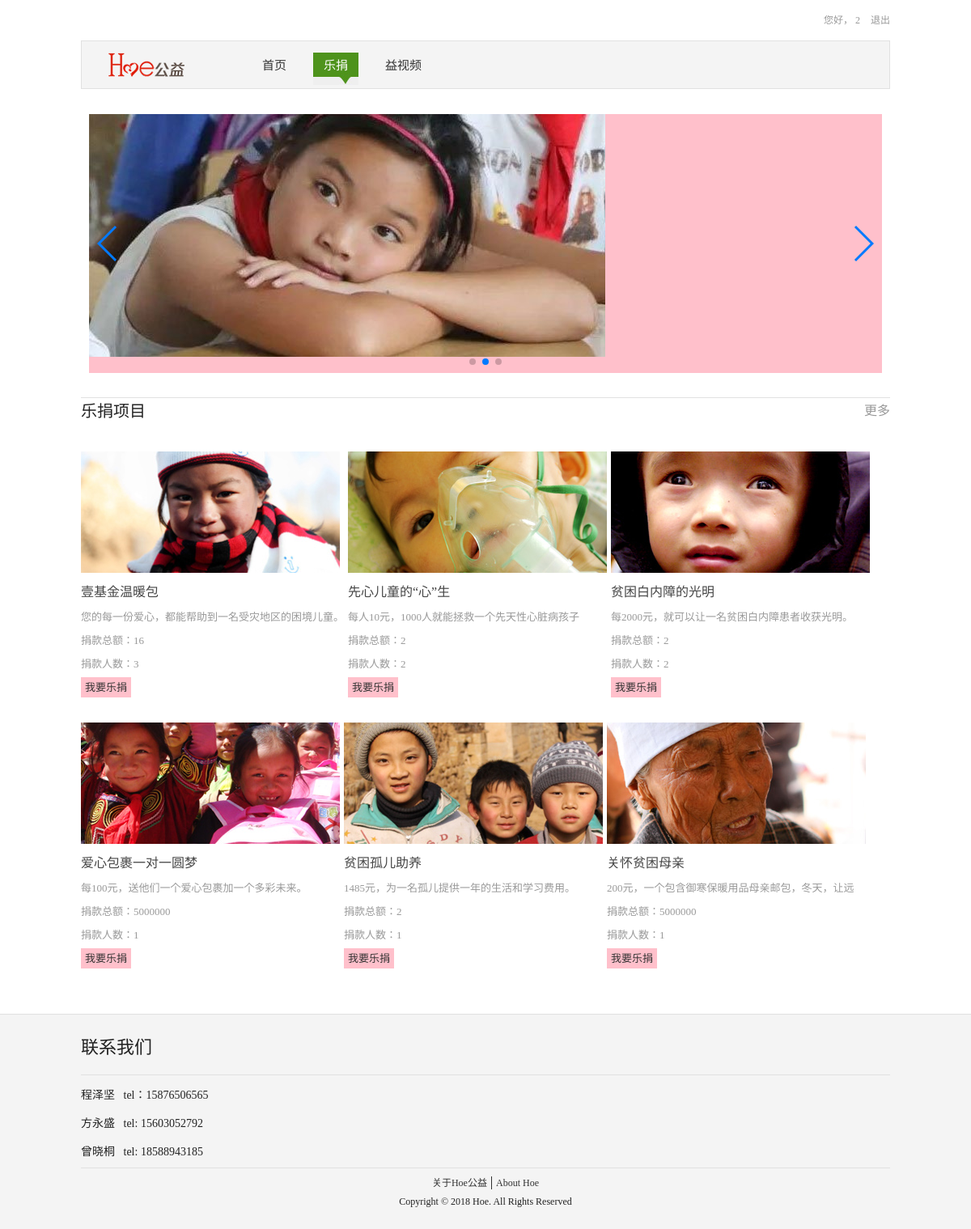
Page /public_benefit/lejuan.php (signed in) on the committed database.
### tables this page shows
CREATE TABLE IF NOT EXISTS `lejuan` (
  `id` int(11) NOT NULL AUTO_INCREMENT,
  `img` varchar(200) NOT NULL,
  `title` varchar(200) NOT NULL,
  `text` varchar(200) NOT NULL,
  `num` int(11) NOT NULL,
  `rc` int(200) NOT NULL,
  PRIMARY KEY (`id`)
);

### public_benefit/lejuan.php (the view, shortened to what this page needs)
<!DOCTYPE html PUBLIC "-//W3C//DTD XHTML 1.0 Transitional//EN" "http://www.w3.org/TR/xhtml1/DTD/xhtml1-transitional.dtd">
<html xmlns="http://www.w3.org/1999/xhtml">
<head>
<link rel="stylesheet" href="./css/reset.css">
<link rel="stylesheet" href="./css/lejuan.css">
</head>
<body>
<div class="hoe_container">
	  <div class="hoe_header">
  	         <?php
               if(isset($_SESSION['username'])){
                  echo  '<div class="hoe_header_exit"> <span>您好， ';
                     echo  $_SESSION['username'];
                     echo '  </span>
				           	       <a href="./exit.php?exit=1">退出</a>
		                 </div> ';
               }
  	         ?>
	  </div>
	  <div class="hoe_nav">
	           <div class="hoe_nav_logo">
		  	   		<a href="#"><img src="./img/logo.png" alt="" /></a>
		  	   </div>
			  	<ul>
			  		<li>
			  			<a  href="./index.php">首页</a>
			  		</li>
			  		<li>
			  			<a class="now" href="./lejuan.php">乐捐</a>
			  		</li>
			  		<li>
			  			<a href="./yishipin.php">益视频</a>
			  		</li>
			  	</ul>
	  </div>
	  <div class="lbbox">
	  	   <div class="swiper-wrapper">
					      <div class="swiper-slide"><a href=""><img src="./img/lejuan/lbt2.jpg" alt="" /></a>
					      </div>
				    </div>
				  <div class="swiper-pagination"></div>
				    <div class="swiper-button-next"> </div>
				    <div class="swiper-button-prev"> </div>
  	  </div>
	 <div class="hoe_main">
	 	<div class="hoe_main_title">
	 		<h3>乐捐项目</h3>
	 		<a href="">更多</a>
	 	</div>
        <div class="box">
        	<ul>
               <?php
       include "include/connect.php";
	  $query="select * from lejuan ";
	  $result=mysqli_query($link,$query);
	  while($row=mysqli_fetch_array($result)){
	  ?>
        		<li>
        		    <a href="lejuan1.php?id=<?php echo $row['id']; ?>"><img src="<?php echo $row['img'] ?>" alt="" /></a>
        			<p><a href="lejuan1.php?id=<?php echo $row['id']; ?>"><?php echo $row['title']; ?></a></p>
        			<p><?php
                       if(strlen($row['text'])>=25){
                       	echo mb_substr($row['text'], 0,25,'utf-8');
                       }else{
                       	echo $row['text'];
                       }
        			?></p>
        			<p>捐款总额：<?php echo $row['num'] ?></p>
        			<p>捐款人数：<?php echo $row['rc'] ?></p>
        			<a href="lejuan1.php?id=<?php echo $row['id']; ?>"  class="lj" >我要乐捐</a>
           		</li>
		  <?php
		  }
          ?>
        	</ul>
        </div>
	 </div>
</div>
	<?php
      include "include/footer.php";
	 ?>
</body>
</html>

### public_benefit/css/lejuan.css (style rules this page uses)
html ,body { width: 100%; }
.hoe_container { margin: 0 auto; min-width: 640px; width: 1000px; }
.hoe_header { width: 1000px; height: 30px; background: #fff; margin-top: 10px; }
.hoe_header .hoe_header_exit { float: right; }
.hoe_header .hoe_header_exit span { color: #999; font-size: 12px; }
.hoe_header .hoe_header_exit a { font-size: 12px; color: #999; line-height: 30px; margin-left: 10px; }
.hoe_nav { border: 1px solid #e1e1e1; width: 100%; height: 60px; background: #f4f4f4; margin-top: 10px; line-height: 60px; }
.hoe_nav .hoe_nav_logo { float: left; width: 200px; padding-top: 10px; }
.hoe_nav ul { padding: 0 15px; width: 100%; height: 60px; }
.hoe_nav ul li { float: left; padding: 0 10px; }
.hoe_nav ul li .now { background: url('../img/top_menu_bg.jpg'); color: #fff; }
.hoe_nav ul li a { display: inline-block; font-family: "微软雅黑", "黑体"; font-size: 15px; height: 40px; line-height: 33px; padding: 0 13px; }
.lbbox { position: relative; float: left; margin-left: 10px; margin-top: 30px ; width: 980px; height: 320px; background: pink; overflow: hidden; }
.swiper-button-prev, .swiper-button-next { position: absolute; top: 50%; width: 27px; height: 44px; margin-top: -22px; z-index: 10; cursor: pointer; background-size: 27px 44px; background-position: center; background-repeat: no-repeat; }
.swiper-button-prev, .swiper-container-rtl .swiper-button-next { left: 10px; right: auto; }
.swiper-button-next, .swiper-container-rtl .swiper-button-prev { right: 10px; left: auto; }
.swiper-pagination { position: absolute; text-align: center; -webkit-transition: 300ms opacity; -o-transition: 300ms opacity; transition: 300ms opacity; -webkit-transform: translate3d(0, 0, 0); transform: translate3d(0, 0, 0); z-index: 10; }
.swiper-pagination-fraction, .swiper-pagination-custom, .swiper-container-horizontal > .swiper-pagination-bullets { bottom: 10px; left: 0; width: 100%; }
.swiper-wrapper { position: relative; width: 100%; height: 100%; z-index: 1; display: -webkit-box; display: -webkit-flex; display: -ms-flexbox; display: flex; -webkit-transition-property: -webkit-transform; transition-property: -webkit-transform; -o-transition-property: transform; transition-property: transform; transition-property: transform, -webkit-transform; -webkit-box-sizing: content-box; box-sizing: content-box; }
.swiper-slide { -webkit-flex-shrink: 0; -ms-flex-negative: 0; flex-shrink: 0; width: 100%; height: 100%; position: relative; -webkit-transition-property: -webkit-transform; transition-property: -webkit-transform; -o-transition-property: transform; transition-property: transform; transition-property: transform, -webkit-transform; }
.hoe_main { margin-top: 30px; width: 1000px; float: left; }
.hoe_main .hoe_main_title { width: 1000px; height: 32px; border-top: 1px solid #e1e1e1; float: left; }
.hoe_main .hoe_main_title h3 { float: left; font-size: 20px; color: #222; line-height: 32px; font-weight: normal; font-family: "微软雅黑", "黑体"; }
.hoe_main .hoe_main_title a { line-height: 32px; float: right; color: #999; }
.hoe_main .box { float: left; width: 100%; }
.hoe_main .box ul { width: 100%; float: left; }
.hoe_main .box ul li { float: left; margin-top: 35px; margin-right: 5px; }
.hoe_main .box ul li a { font-family: 微软雅黑; cursor: pointer; color: #454545; font-size: 16px; }
.hoe_main .box ul li .lj { background: pink; padding: 5px; font-size: 13px; color: #333; }
.hoe_main .box ul li p { margin: 10px 0 10px 0; font-size: 13px; color: #999; }

### rows in the picture
lejuan: img (picture), title "壹基金温暖包", text "您的每一份爱心，都能帮助到一名受灾地区的困境儿童。", num "16", rc "3"
lejuan: img (picture), title "先心儿童的“心”生", text "每人10元，1000人就能拯救一个先天性心脏病孩子", num "2", rc "2"
lejuan: img (picture), title "贫困白内障的光明", text "每2000元，就可以让一名贫困白内障患者收获光明。", num "2", rc "2"
lejuan: img (picture), title "爱心包裹一对一圆梦", text "每100元，送他们一个爱心包裹加一个多彩未来。", num "5000000", rc "1"
lejuan: img (picture), title "贫困孤儿助养", text "1485元，为一名孤儿提供一年的生活和学习费用。", num "2", rc "1"
lejuan: img (picture), title "关怀贫困母亲", text "200元，一个包含御寒保暖用品母亲邮包，冬天，让远", num "5000000", rc "1"

### other values in the picture
$_SESSION['username'] "2"
